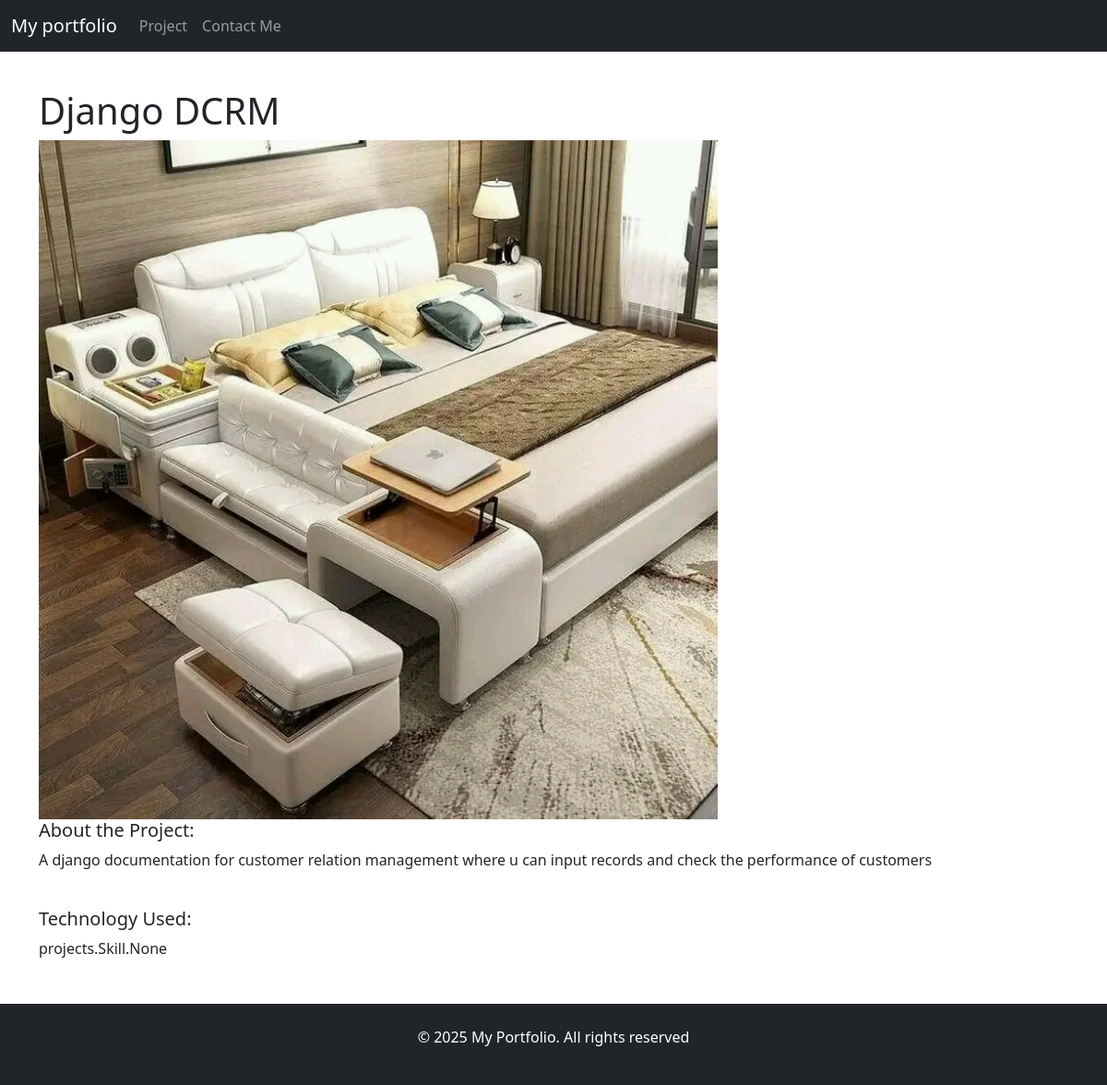
The app's page /projects/2/ with its own data.
### projects/models.py (models this page shows, shortened)
class Project(models.Model):
    title = models.CharField(max_length=100)
    description = models.TextField()
    technology = models.ManyToManyField(Skill)
    image = models.ImageField(upload_to="images",  blank=True)
    img = models.ImageField(upload_to="img",  blank=True)
    url = models.URLField(blank=True)
    github_url = models.URLField(blank=True)
    date_created = models.DateField(auto_now_add=True)
    order = models.IntegerField(default=0)
    class Meta:
        ordering = ['order']

### projects/views.py (the view)
# urls.py: path('<int:pk>/', views.project_detail, name='project_detail'),
def project_detail(request, pk):
    project = Project.objects.get(pk=pk)
    context = {
		"project": project
	}
    return render(request, 'projects/project_detail.html', context)

### projects/templates/projects/project_detail.html
{% extends 'pages/base.html' %}
{% block content %}
<br><br><br><br>
<h1>{{ project.title }}</h1>
<div class="row">
	<div class="col-md-8">
		{% if project.image %}
			<img class="card-img-top" src="{{ project.image.url }}" width="100%">
		{% endif %}
	</div>
	<div>
		<h5>About the Project:</h5>
		<p>{{ project.description }} </p>
		<br>
		<h5>Technology Used: </h5>
		<p>{{ project.technology }}</p>
	</div>
</div>
<br><br><br><br><br>
{% endblock  %}

### records on screen
Project: title "Django DCRM", image (picture), description "A django documentation for customer relation management where u can input records and check the performance of customers", technology "projects.Skill.None"
